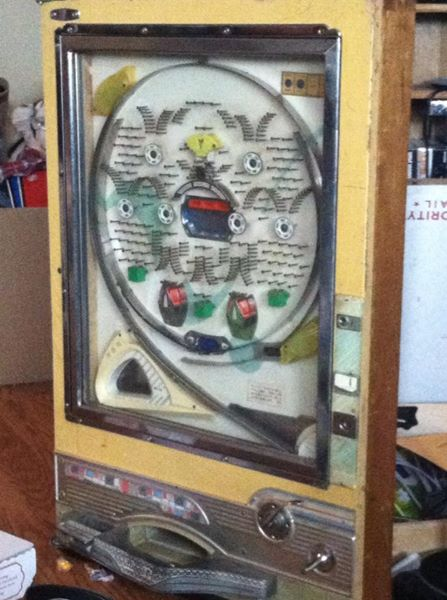
#> input picture photos/decor/vintage-pachinko-machine.jpg, 447 x 600 px, found by its file name; its folder holds 6 pictures in this run
$ python tex_47.py
#> lines starting #> are read from the running program, lines starting #| are printed output that depends on the picture; after the words box and inside, x2 and y2 are one past the last pixel; in counts of white or black regions, pixels touching at a corner belong together
"""Textures for queue item 47 (photos/decor/). Run from the repo root: python3 tools/tex_47.py
  dc_pachinko.png  the vintage pachinko machine's playfield + chrome frame + yellow cabinet front + tray,
                   straightened (one face, the model adds depth)
  dc_galaxy.png    the PC case's airbrushed galaxy side panel (window cut-out area included; the model puts
                   glass over it), straightened
  dc_pcinside.png  the inside seen through the window (cooler tubes, red fan glow, GPU), straightened
"""
import os, numpy as np, cv2
from PIL import Image, ImageOps
OUT = "assets/textures"
def load(n): return cv2.cvtColor(np.asarray(ImageOps.exif_transpose(Image.open(f"photos/decor/{n}")).convert("RGB")), cv2.COLOR_RGB2BGR)
#> called with n = 'vintage-pachinko-machine.jpg'
def warp(im, quad, size): w, h = size; return cv2.warpPerspective(im, cv2.getPerspectiveTransform(np.float32(quad), np.float32([(0, 0), (w, 0), (w, h), (0, h)])), size)
#> called with size = (512, 900)
#> after `return cv2.warpPerspective(im, cv2.getPerspectiveTransform(np.float32(`:
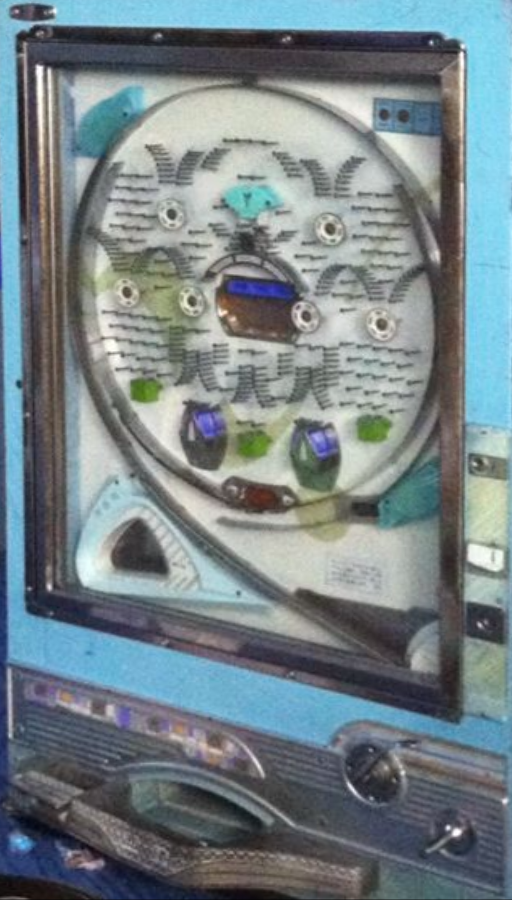
#> returned value: shape (900, 512, 3); mean of channels 0, 1, 2 117.7, 131, 135.8; drawn as R, G, B
p = load("vintage-pachinko-machine.jpg")
cv2.imwrite(os.path.join(OUT, "dc_pachinko.png"), warp(p, [(44, 6), (372, 0), (356, 600), (52, 600)], (512, 900)))
g = load("galaxy-painted-pc-case.jpg")
#> call 2 of load, with n = 'galaxy-painted-pc-case.jpg'
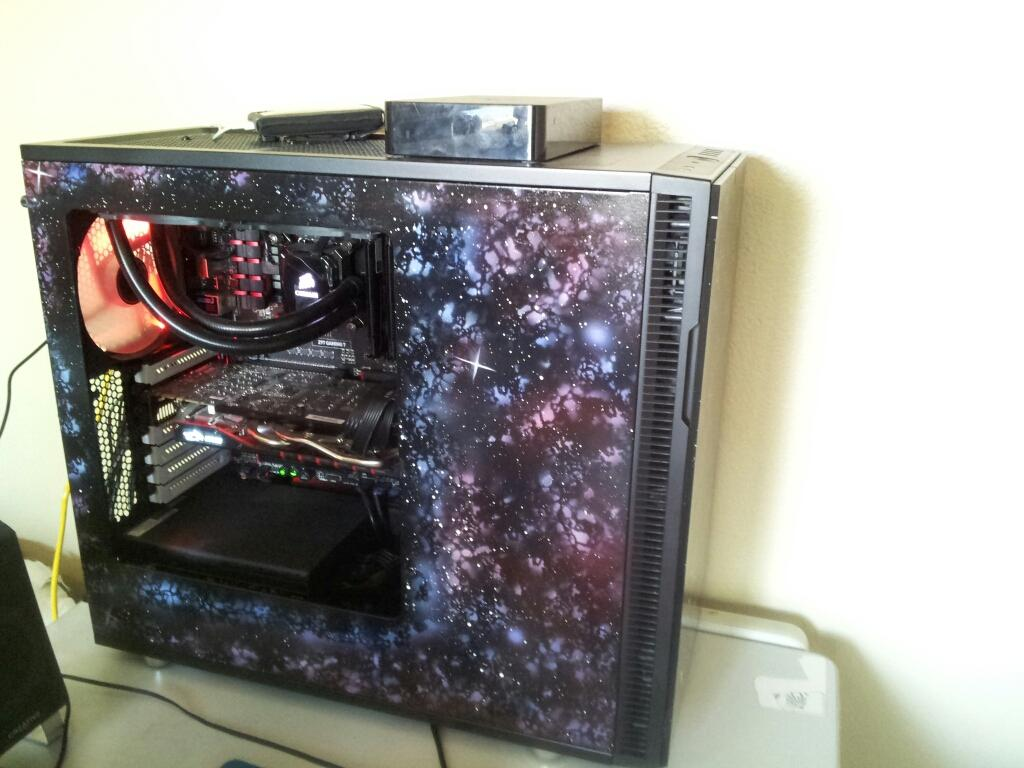
#> input picture photos/decor/galaxy-painted-pc-case.jpg, 1024 x 768 px, found by its file name
#> call 2 of warp, with size = (1024, 900)
#> in warp (call 2), `return cv2.warpPerspective(im, cv2.getPerspectiveTransform(np.float32(`:
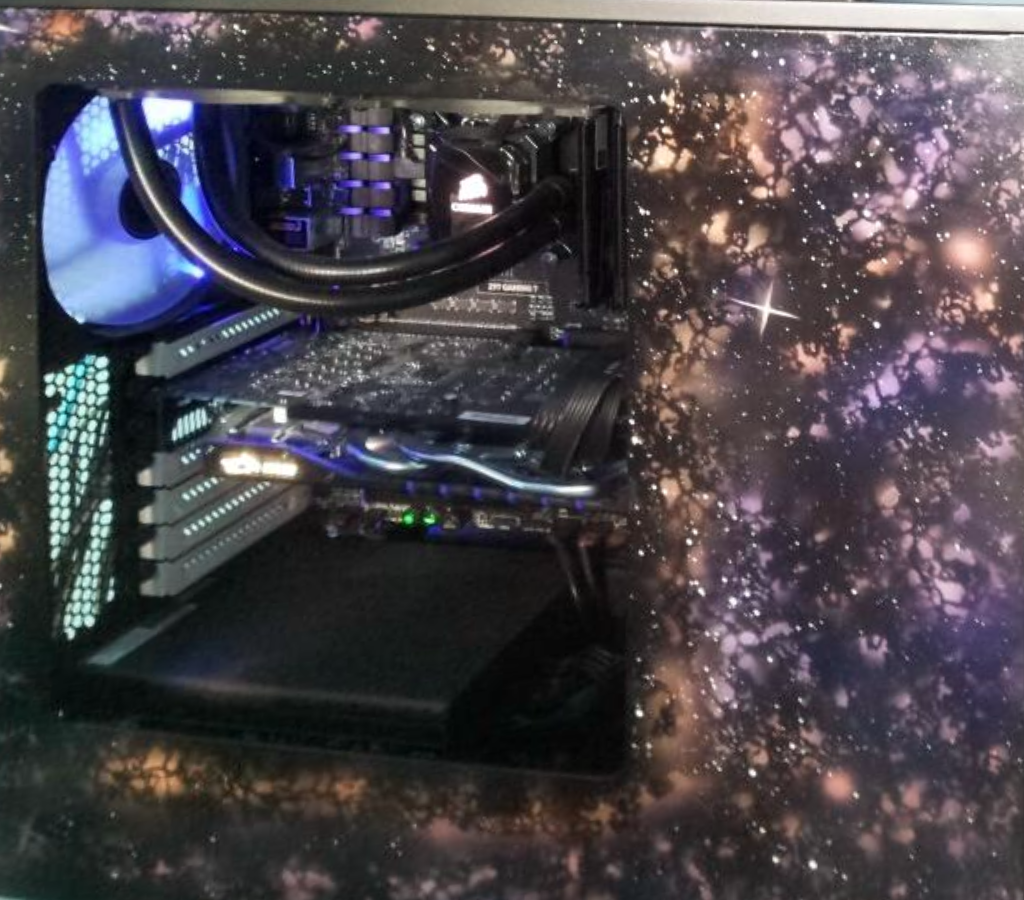
#> returned value: shape (900, 1024, 3); mean of channels 0, 1, 2 73.5, 68.4, 74.6; drawn as R, G, B
def scrub(im, boxes):
    m = np.zeros(im.shape[:2], np.uint8)
#> m: shape (900, 1024); every value is 0
    for x0, y0, x1, y1 in boxes: cv2.rectangle(m, (x0, y0), (x1, y1), 255, -1)
#> this loop made 3 passes
#> (x0, y0, x1, y1) on passes 1 to 3: (450, 140, 540, 220), (480, 360, 600, 410), (240, 420, 330, 460)
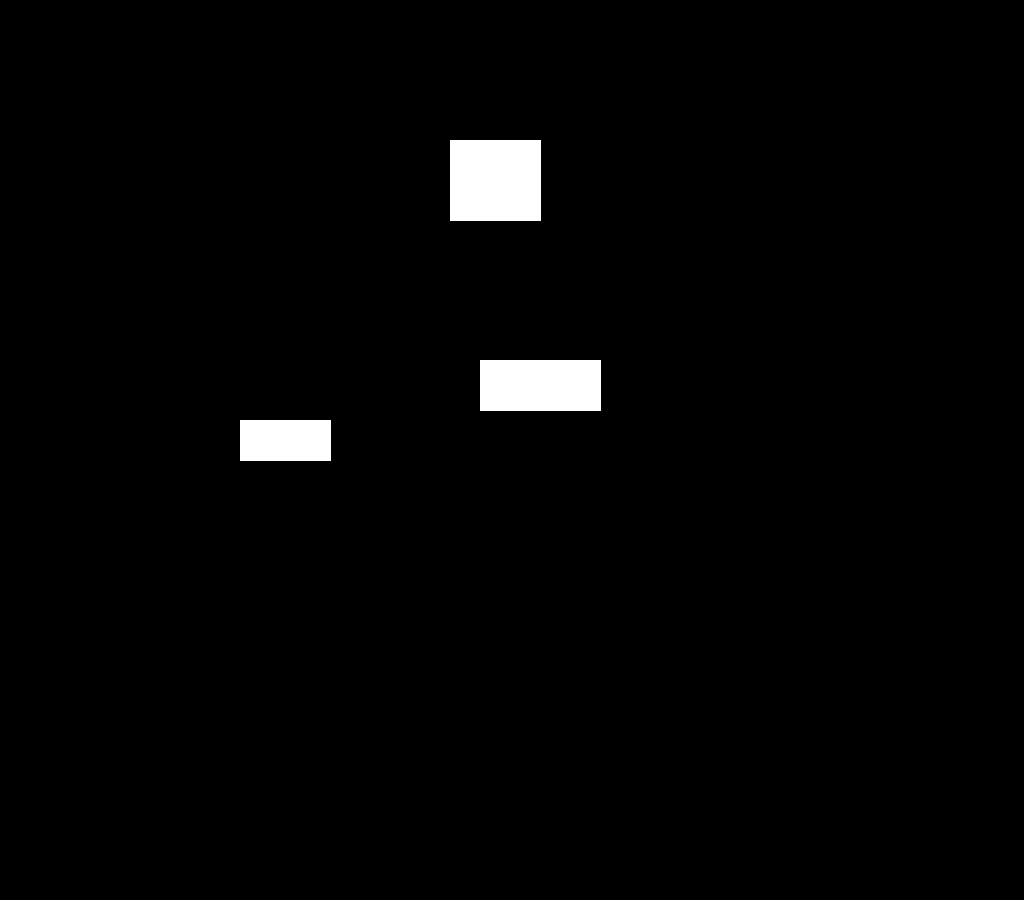
#> m: shape (900, 1024); 1.9% white; 3 white regions, box (x1, y1, x2, y2) and area: (450, 140, 541, 221) 7371, (480, 360, 601, 411) 6171, (240, 420, 331, 461) 3731
    return cv2.inpaint(im, m, 7, cv2.INPAINT_TELEA)
# the cooler pump cap and the board's model print carry real brand marks: painted out
gal = scrub(warp(g, [(40, 156), (640, 168), (616, 706), (100, 646)], (1024, 900)), [(450, 140, 540, 220), (480, 360, 600, 410), (240, 420, 330, 460)])
cv2.imwrite(os.path.join(OUT, "dc_galaxy.png"), gal)
cv2.imwrite(os.path.join(OUT, "dc_pcinside.png"), scrub(warp(g, [(68, 205), (385, 222), (390, 600), (106, 560)], (512, 560)), [(320, 70, 400, 140), (380, 190, 500, 235), (130, 255, 230, 300)]))
#> call 3 of warp, with size = (512, 560)
#> in warp (call 3), `return cv2.warpPerspective(im, cv2.getPerspectiveTransform(np.float32(`:
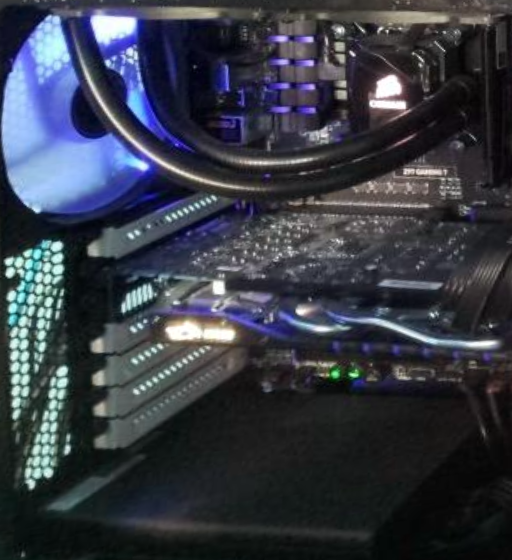
#> returned value: shape (560, 512, 3); mean of channels 0, 1, 2 54.9, 59.2, 70; drawn as R, G, B
#> in scrub (call 2), `m = np.zeros(im.shape[:2], np.uint8)`: m: shape (560, 512); every value is 0
#> the loop in scrub (call 2), `for x0, y0, x1, y1 in boxes: cv2.rectangle(m, (x0, y0), (x1, y1), 255,..` made 3 passes
#> (x0, y0, x1, y1) on passes 1 to 3: (320, 70, 400, 140), (380, 190, 500, 235), (130, 255, 230, 300)
#> after the loop in scrub (call 2), `for x0, y0, x1, y1 in boxes: cv2.rectangle(m, (x0, y0), (x1, y1), 255,..`:
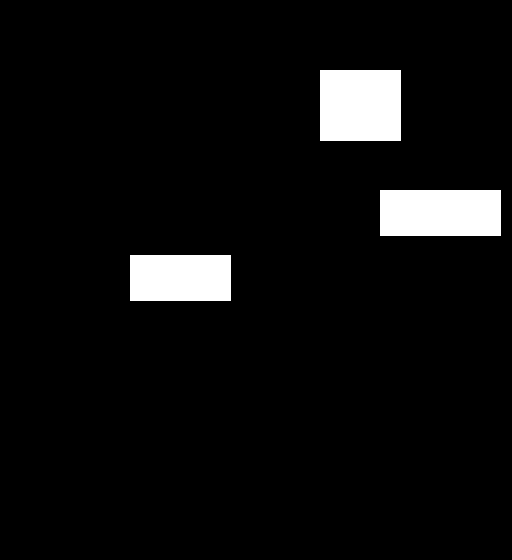
#> m: shape (560, 512); 5.6% white; 3 white regions, box (x1, y1, x2, y2) and area: (320, 70, 401, 141) 5751, (380, 190, 501, 236) 5566, (130, 255, 231, 301) 4646
#> in scrub (call 2), `return cv2.inpaint(im, m, 7, cv2.INPAINT_TELEA)`:
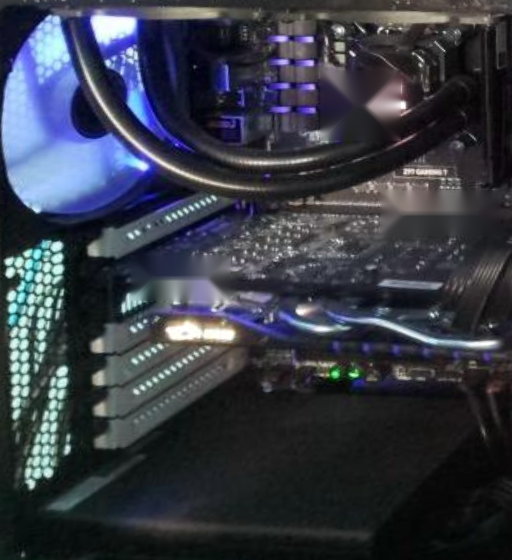
#> returned value: shape (560, 512, 3); mean of channels 0, 1, 2 54.7, 58.9, 69.7; drawn as R, G, B
print("wrote dc_pachinko, dc_galaxy, dc_pcinside")
